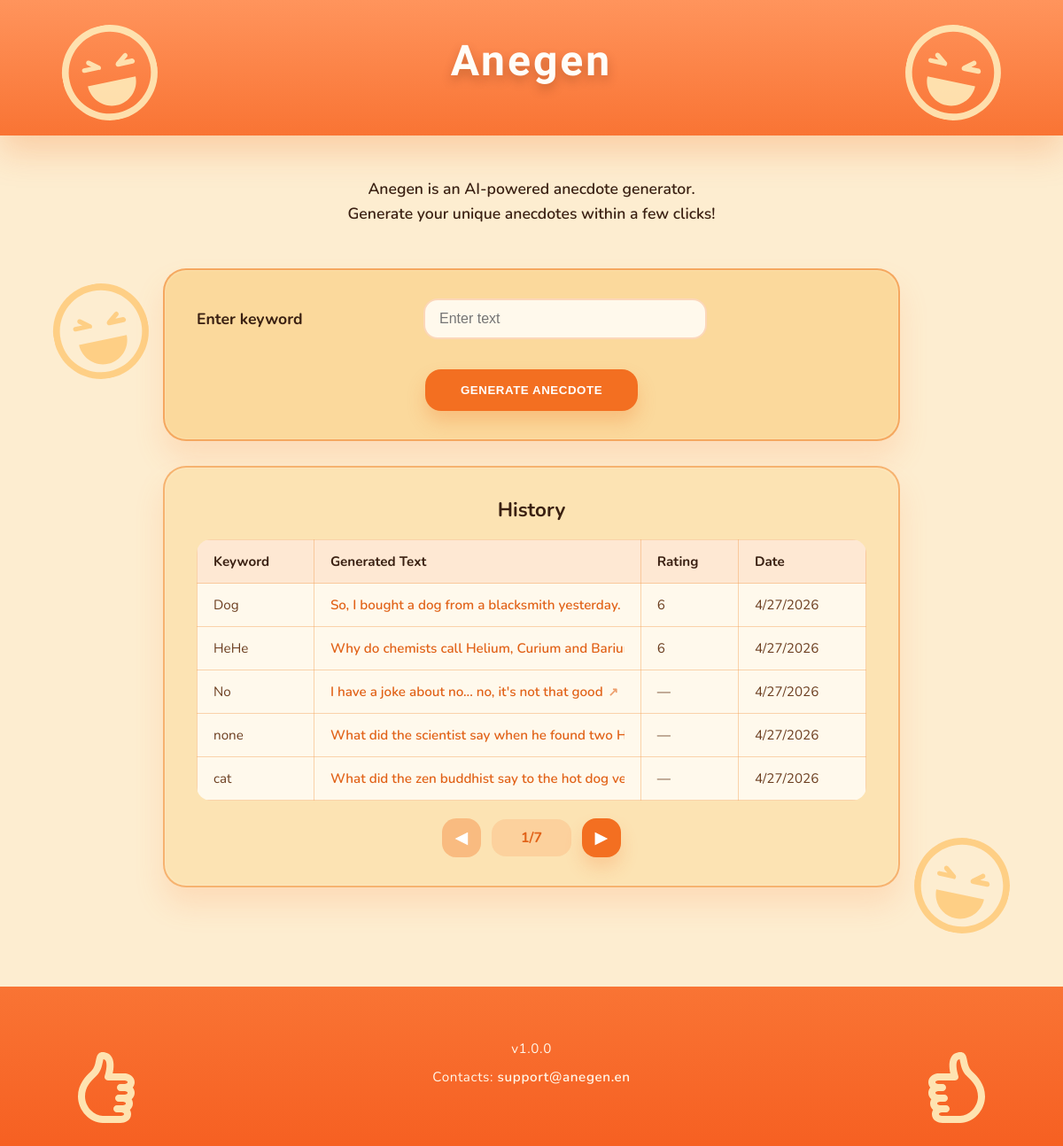
The app's page /, older data.
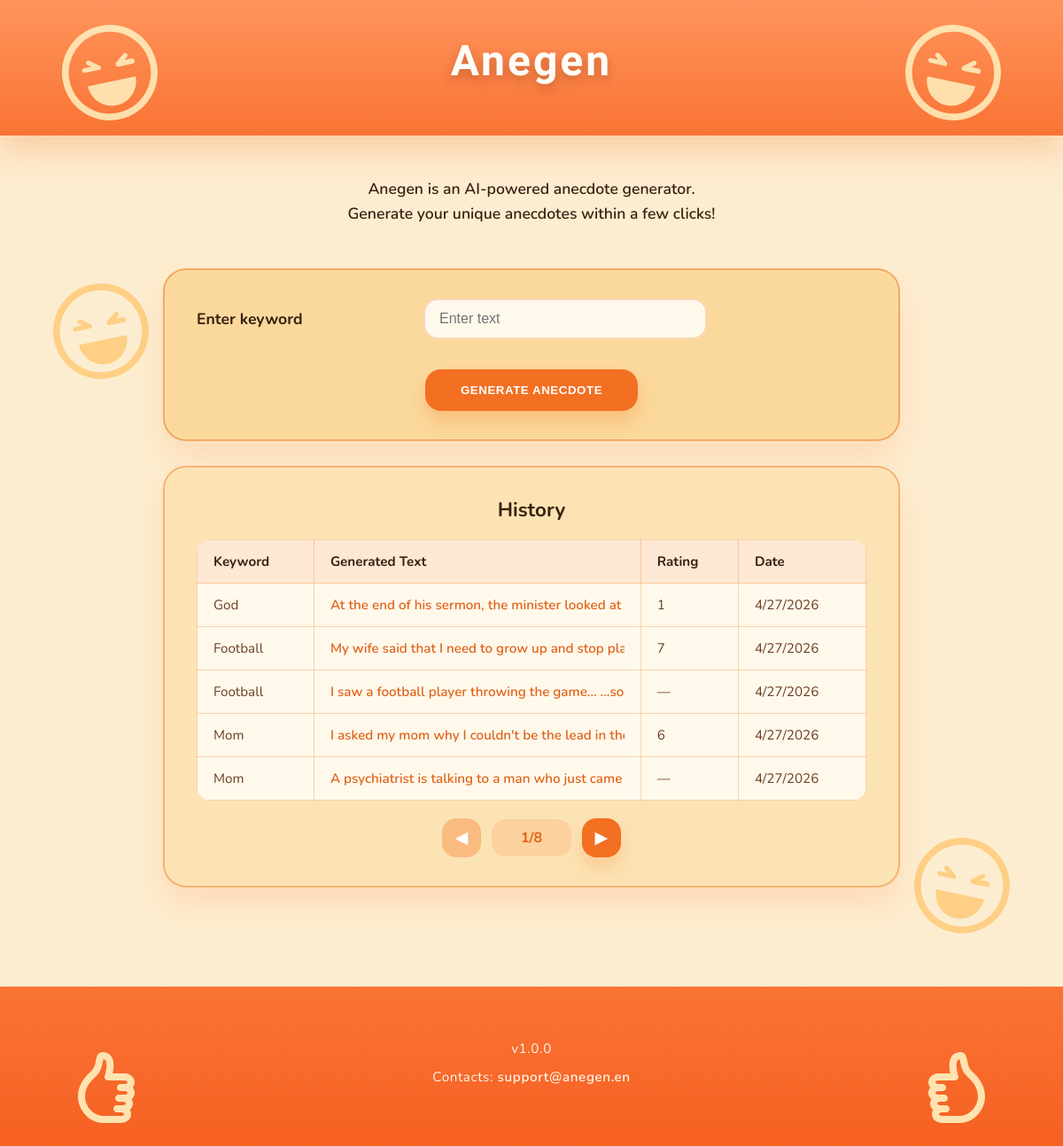
The same page, newer data.
### jokes/models.py (models this page shows, shortened)
class Joke(models.Model):
    keyword = models.CharField(max_length=100)  # The user's input keyword
    text = models.TextField()  # The generated joke
    rating = models.IntegerField(null=True, blank=True)  # User rating from 1-10
    timestamp = models.DateTimeField(auto_now_add=True)  # When the joke was created

### jokes/views.py (the view, shortened to what this page needs)
# urls.py: path('', views.joke_generator, name='joke_generator'),
def joke_generator(request):
    form = KeywordForm()
    generated_text = None
    generated_joke_id = None
    history = Joke.objects.order_by("-timestamp")
    paginator = Paginator(history, 5)
    page_number = request.GET.get("page")
    page_obj = paginator.get_page(page_number)
    return render(
        request,
        "joke_generator.html",
        {
            "form": form,
            "generated_text": generated_text,
            "generated_joke_id": generated_joke_id,
            "history": page_obj,
        },
    )

### jokes/forms.py (shortened to what this page needs)
class KeywordForm(forms.Form):
    keyword = forms.CharField(
        max_length=100,
        label="Enter keyword",
        widget=forms.TextInput(attrs={
            "placeholder": "Enter text",
            "pattern": "[A-Za-z ]+",
            "title": "Only English letters allowed"
        })
    )

### jokes/templates/joke_generator.html (shortened to what the changed rows need)
{% load static %}
<!DOCTYPE html>
<html lang="en">
<head>
    <link rel="stylesheet" href="{% static 'jokes/styles.css' %}">
</head>
<body>
    <div class="page-shell">
        <header class="hero">
            <div class="hero-inner">
                <div class="hero-text">
                    <h1>Anegen</h1>
                </div>
            </div>
        </header>
        <main class="main-content">
            <section class="card history-card" data-history-card>
                <h2 class="card-title">History</h2>
                <table class="history-table">
                    <thead>
                        <tr>
                            <th scope="col">Keyword</th>
                            <th scope="col">Generated Text</th>
                            <th scope="col">Rating</th>
                            <th scope="col">Date</th>
                        </tr>
                    </thead>
                    <tbody>
                        {% for item in history %}
                        {% with entry_id=forloop.counter0|stringformat:"s" %}
                        <tr class="history-row" data-history-id="{{ entry_id }}">
                            <td>{{ item.keyword }}</td>
                            <td class="history-text">
                                <button type="button" class="history-text-button" data-history-id="{{ entry_id }}">
                                    {{ item.text }}
                                </button>
                            </td>
                            <td>{{ item.rating|default:"—" }}</td>
                            <td>{{ item.timestamp|date:"n/j/Y" }}</td>
                        </tr>
                        {% endwith %}
                        {% empty %}
                        <tr>
                            <td class="history-empty" colspan="4">No history yet. Generate your first entry to see it
                                here.</td>
                        </tr>
                        {% endfor %}
                    </tbody>
                </table>
                <div class="pagination-controls">
                    {% if history.has_previous %}
                    <a class="pagination-button" href="?page={{ history.previous_page_number }}"
                        aria-label="Previous page">&#9664;</a>
                    {% else %}
                    <span class="pagination-button disabled" aria-hidden="true">&#9664;</span>
                    {% endif %}
                    <span class="pagination-current">{{ history.number }}/{{ history.paginator.num_pages }}</span>
                    {% if history.has_next %}
                    <a class="pagination-button" href="?page={{ history.next_page_number }}"
                        aria-label="Next page">&#9654;</a>
                    {% else %}
                    <span class="pagination-button disabled" aria-hidden="true">&#9654;</span>
                    {% endif %}
                </div>
            </section>
        </main>
    </div>
</body>
</html>

Row changes from the older to the newer data that the page shows:
no longer on this page (row unchanged): Joke: keyword "Dog", text "So, I bought a dog from a blacksmith yesterda…", rating "6", timestamp "4/27/2026"
no longer on this page (row unchanged): Joke: keyword "HeHe", text "Why do chemists call Helium, Curium and Bar…", rating "6", timestamp "4/27/2026"
no longer on this page (row unchanged): Joke: keyword "No", text "I have a joke about no... no, it's not that good", rating "—", timestamp "4/27/2026"
no longer on this page (row unchanged): Joke: keyword "none", text "What did the scientist say when he found two…", rating "—", timestamp "4/27/2026"
no longer on this page (row unchanged): Joke: keyword "cat", text "What did the zen buddhist say to the hot dog…", rating "—", timestamp "4/27/2026"
added Joke: keyword "God", text "At the end of his sermon, the minister looked…", rating "1", timestamp "4/27/2026"
added Joke: keyword "Football", text "My wife said that I need to grow up and stop…", rating "7", timestamp "4/27/2026"
added Joke: keyword "Football", text "I saw a football player throwing the game... ...…", rating "—", timestamp "4/27/2026"
added Joke: keyword "Mom", text "I asked my mom why I couldn't be the lead in t…", rating "6", timestamp "4/27/2026"
added Joke: keyword "Mom", text "A psychiatrist is talking to a man who just ca…", rating "—", timestamp "4/27/2026"
Text that changed along with them:
{{ history.paginator.num_pages }}: "7" → "8"
